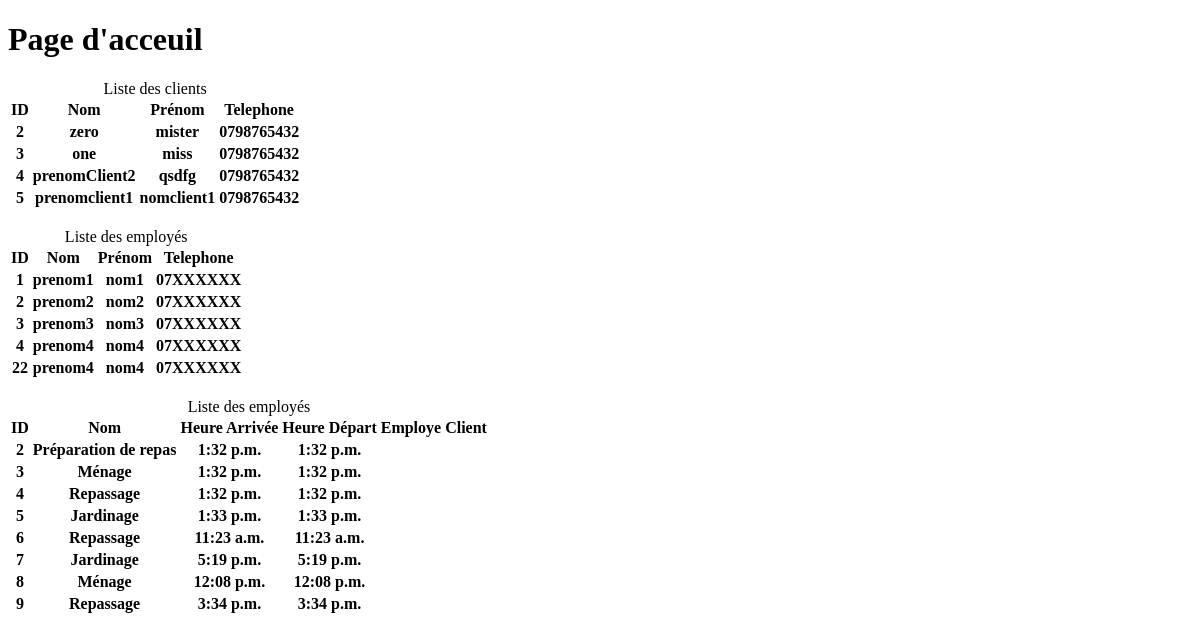
The app's page /, older data.
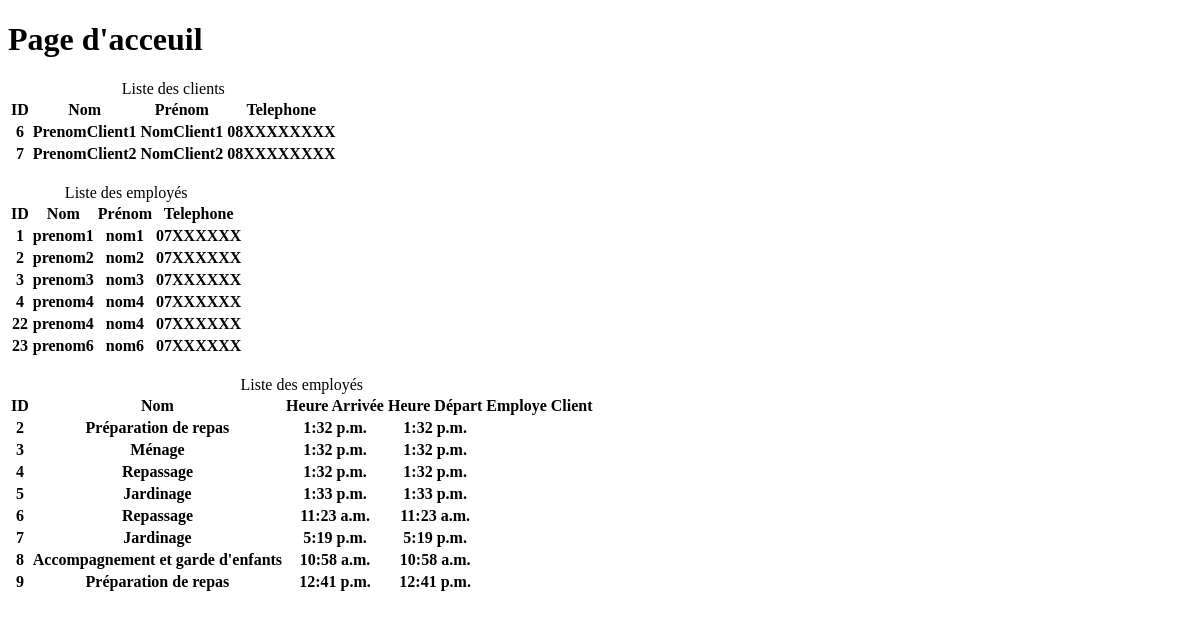
The same page, newer data.
### clients/models.py (models this page shows, shortened)
class Client(models.Model):
    prenomClient = models.CharField(max_length=200, null=True)
    nomClient = models.CharField(max_length=200, null=True)
    ageClient = models.IntegerField(null=True)
    emailClient = models.CharField(max_length=200, null=True)
    telClient = models.CharField(max_length=15, null=True)
    rueClient = models.CharField(max_length=60, null=True)
    complementAdresseClient = models.CharField(max_length=100, null=True)
    villeClient = models.CharField(max_length=200, null=True)
    cpClient = models.CharField(max_length=8, null=True)
    qr_code = models.ImageField(upload_to='qr_codes', null=True)
    codeClient = models.CharField(max_length=50, blank=True)

### employes/models.py (models this page shows, shortened)
class Employe(models.Model):
    prenomEmploye = models.CharField(max_length=200, null=True)
    nomEmploye = models.CharField(max_length=200, null=True)
    emailEmploye = models.CharField(max_length=200, null=True)
    telEmploye = models.CharField(max_length=200, null=True)
    mdpEmploye = models.CharField(max_length=50, null=True)

### prestations/models.py (models this page shows, shortened)
class Prestation(models.Model):
    nomPrestation = models.CharField(max_length=200)
    heureArrivee = models.TimeField(auto_now_add=True, null=True)
    heureDepart = models.TimeField(auto_now_add=True, null=True)
    ref_employe = models.ForeignKey(Employe, null=True, on_delete=models.SET_NULL)
    ref_client = models.ForeignKey(Client, null=True, on_delete=models.SET_NULL)
    created = models.DateTimeField(auto_now_add=True, null=True)
    commentaire = models.CharField(max_length=1000, null=True)
    create_by = models.ForeignKey(NewUser, related_name='prestations', on_delete=models.CASCADE, null=True)
    class Meta:
        ordering = ['created']

### prestations/views.py (the view)
# urls.py: 2. Add a URL to urlpatterns:  path('', views.home, name='home')
def home(request):
    client = Client.objects.all()
    employe = Employe.objects.all()
    prestation = Prestation.objects.all()
    context={'clients':client, 'employes':employe, 'prestations':prestation}
    return render(request,'acceuil.html',context)

### templates/acceuil.html (shortened to what this page needs)
<!DOCTYPE html>
<html lang="en">
<head>
</head>
<body>
<h1> Page d'acceuil</h1>
<table>
    <caption>Liste des clients</caption>
    <tr>
        <th>ID</th>
        <th>Nom</th>
        <th>Prénom</th>
        <th>Telephone</th>
    </tr>
    {% for client in clients %}
    <tr>
        <th>{{ client.id }}</th>
        <th>{{ client.prenomClient }}</th>
        <th>{{ client.nomClient }}</th>
        <th>{{ client.telClient }}</th>
    </tr>
    {% endfor %}
</table>
<br>
<table>
    <caption>Liste des employés</caption>
    <tr>
        <th>ID</th>
        <th>Nom</th>
        <th>Prénom</th>
        <th>Telephone</th>
    </tr>
     {% for employe in employes %}
    <tr>
        <th>{{ employe.id }}</th>
        <th>{{ employe.prenomEmploye }}</th>
        <th>{{ employe.nomEmploye }}</th>
        <th>{{ employe.telEmploye }}</th>
    </tr>
    {% endfor %}
</table>
<br>
<table>
    <caption>Liste des employés</caption>
    <tr>
        <th>ID</th>
        <th>Nom</th>
        <th>Heure Arrivée</th>
        <th>Heure Départ</th>
        <th>Employe</th>
        <th>Client</th>
    </tr>
     {% for prestation in prestations %}
    <tr>
        <th>{{ prestation.id }}</th>
        <th>{{ prestation.nomPrestation }}</th>
        <th>{{ prestation.heureArrivee }}</th>
        <th>{{ prestation.heureDepart }}</th>
        <th>{{ prestation.employe }}</th>
        <th>{{ prestation.client }}</th>
    </tr>
    {% endfor %}
</table>
</body>
</html>

Row changes from the older to the newer data that the page shows:
removed Client: id "2", prenomClient "zero", nomClient "mister", telClient "0798765432"
removed Client: id "3", prenomClient "one", nomClient "miss", telClient "0798765432"
removed Client: id "4", prenomClient "prenomClient2", nomClient "qsdfg", telClient "0798765432"
removed Client: id "5", prenomClient "prenomclient1", nomClient "nomclient1", telClient "0798765432"
added Client: id "6", prenomClient "PrenomClient1", nomClient "NomClient1", telClient "08XXXXXXXX"
added Client: id "7", prenomClient "PrenomClient2", nomClient "NomClient2", telClient "08XXXXXXXX"
added Employe: id "23", prenomEmploye "prenom6", nomEmploye "nom6", telEmploye "07XXXXXX"
changed Prestation id 8: nomPrestation "Ménage" → "Accompagnement et garde d'enfants"; heureArrivee "12:08 p.m." → "10:58 a.m."; heureDepart "12:08 p.m." → "10:58 a.m."
changed Prestation id 9: nomPrestation "Repassage" → "Préparation de repas"; heureArrivee "3:34 p.m." → "12:41 p.m."; heureDepart "3:34 p.m." → "12:41 p.m."
